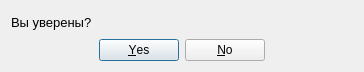
<?xml version="1.0" encoding="UTF-8"?>
<ui version="4.0">
 <class>Dialog</class>
 <widget class="QDialog" name="Dialog">
  <property name="geometry">
   <rect>
    <x>0</x>
    <y>0</y>
    <width>364</width>
    <height>72</height>
   </rect>
  </property>
  <property name="windowTitle">
   <string>Завершить тестирование?</string>
  </property>
  <layout class="QVBoxLayout" name="verticalLayout">
   <item>
    <widget class="QLabel" name="label">
     <property name="enabled">
      <bool>true</bool>
     </property>
     <property name="font">
      <font>
       <pointsize>10</pointsize>
      </font>
     </property>
     <property name="toolTip">
      <string/>
     </property>
     <property name="layoutDirection">
      <enum>Qt::LeftToRight</enum>
     </property>
     <property name="text">
      <string>Вы уверены?</string>
     </property>
    </widget>
   </item>
   <item>
    <widget class="QDialogButtonBox" name="buttonBox">
     <property name="orientation">
      <enum>Qt::Horizontal</enum>
     </property>
     <property name="standardButtons">
      <set>QDialogButtonBox::No|QDialogButtonBox::Yes</set>
     </property>
     <property name="centerButtons">
      <bool>true</bool>
     </property>
    </widget>
   </item>
  </layout>
 </widget>
 <resources/>
 <connections>
  <connection>
   <sender>buttonBox</sender>
   <signal>accepted()</signal>
   <receiver>Dialog</receiver>
   <slot>accept()</slot>
   <hints>
    <hint type="sourcelabel">
     <x>248</x>
     <y>254</y>
    </hint>
    <hint type="destinationlabel">
     <x>157</x>
     <y>274</y>
    </hint>
   </hints>
  </connection>
  <connection>
   <sender>buttonBox</sender>
   <signal>rejected()</signal>
   <receiver>Dialog</receiver>
   <slot>reject()</slot>
   <hints>
    <hint type="sourcelabel">
     <x>316</x>
     <y>260</y>
    </hint>
    <hint type="destinationlabel">
     <x>286</x>
     <y>274</y>
    </hint>
   </hints>
  </connection>
 </connections>
</ui>
